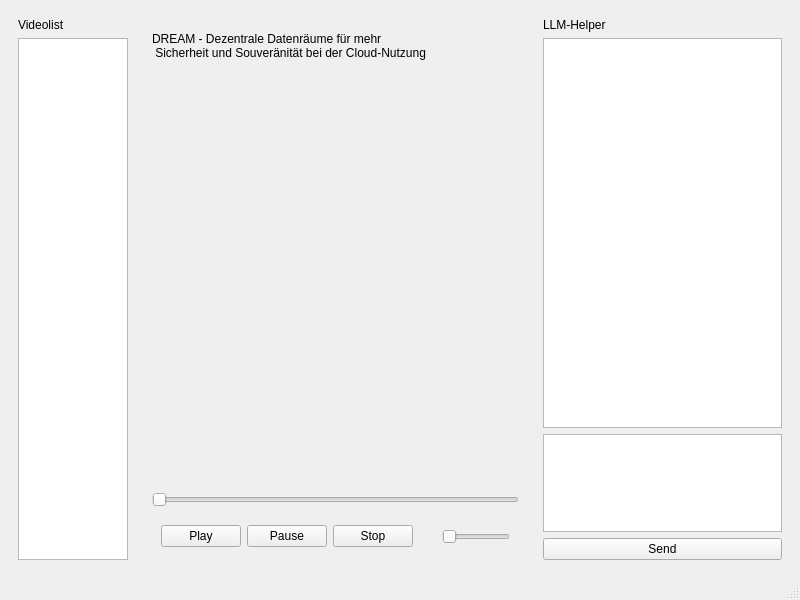
<?xml version="1.0" encoding="UTF-8"?>
<ui version="4.0">
 <class>MainWindow</class>
 <widget class="QMainWindow" name="MainWindow">
  <property name="geometry">
   <rect>
    <x>0</x>
    <y>0</y>
    <width>800</width>
    <height>600</height>
   </rect>
  </property>
  <property name="windowTitle">
   <string>DreamExplainer</string>
  </property>
  <property name="styleSheet">
   <string notr="true"/>
  </property>
  <widget class="QWidget" name="centralwidget">
   <layout class="QHBoxLayout" name="horizontalLayout" stretch="1,3,2">
    <item>
     <widget class="QWidget" name="videoPanel" native="true">
      <layout class="QVBoxLayout" name="verticalLayout">
       <item>
        <widget class="QLabel" name="videoPanelLabel">
         <property name="text">
          <string>Videolist</string>
         </property>
        </widget>
       </item>
       <item>
        <widget class="QListWidget" name="videoListWidget"/>
       </item>
      </layout>
     </widget>
    </item>
    <item>
     <widget class="QWidget" name="videoPlayerPanel" native="true">
      <layout class="QVBoxLayout" name="verticalLayout_2" stretch="0,9,0,1">
       <item>
        <widget class="QLabel" name="videoPlayerPanelLabel">
         <property name="text">
          <string>
DREAM - Dezentrale Datenräume für mehr
 Sicherheit und Souveränität bei der Cloud-Nutzung </string>
         </property>
        </widget>
       </item>
       <item>
        <widget class="QWidget" name="videoWidgetContainer" native="true"/>
       </item>
       <item>
        <widget class="QSlider" name="timelineSlider">
         <property name="orientation">
          <enum>Qt::Orientation::Horizontal</enum>
         </property>
        </widget>
       </item>
       <item>
        <widget class="QWidget" name="controlsWidget" native="true">
         <layout class="QHBoxLayout" name="horizontalLayout_2">
          <item>
           <widget class="QPushButton" name="playButton">
            <property name="text">
             <string>Play</string>
            </property>
           </widget>
          </item>
          <item>
           <widget class="QPushButton" name="pauseButton">
            <property name="text">
             <string>Pause</string>
            </property>
           </widget>
          </item>
          <item>
           <widget class="QPushButton" name="stopButton">
            <property name="text">
             <string>Stop</string>
            </property>
           </widget>
          </item>
          <item>
           <spacer name="horizontalSpacer">
            <property name="orientation">
             <enum>Qt::Orientation::Horizontal</enum>
            </property>
            <property name="sizeHint" stdset="0">
             <size>
              <width>40</width>
              <height>20</height>
             </size>
            </property>
           </spacer>
          </item>
          <item>
           <widget class="QSlider" name="volumeSlider">
            <property name="orientation">
             <enum>Qt::Orientation::Horizontal</enum>
            </property>
           </widget>
          </item>
         </layout>
        </widget>
       </item>
      </layout>
     </widget>
    </item>
    <item>
     <widget class="QWidget" name="chatPanel" native="true">
      <layout class="QVBoxLayout" name="verticalLayout_3" stretch="0,8,2,0">
       <item>
        <widget class="QLabel" name="chatPanelLabel">
         <property name="text">
          <string>LLM-Helper</string>
         </property>
        </widget>
       </item>
       <item>
        <widget class="QTextBrowser" name="chatHistory"/>
       </item>
       <item>
        <widget class="QTextEdit" name="chatInput"/>
       </item>
       <item>
        <widget class="QPushButton" name="sendButton">
         <property name="text">
          <string>Send</string>
         </property>
        </widget>
       </item>
      </layout>
     </widget>
    </item>
   </layout>
  </widget>
  <widget class="QMenuBar" name="menubar">
   <property name="geometry">
    <rect>
     <x>0</x>
     <y>0</y>
     <width>800</width>
     <height>22</height>
    </rect>
   </property>
  </widget>
  <widget class="QStatusBar" name="statusbar"/>
 </widget>
 <resources/>
 <connections/>
</ui>
